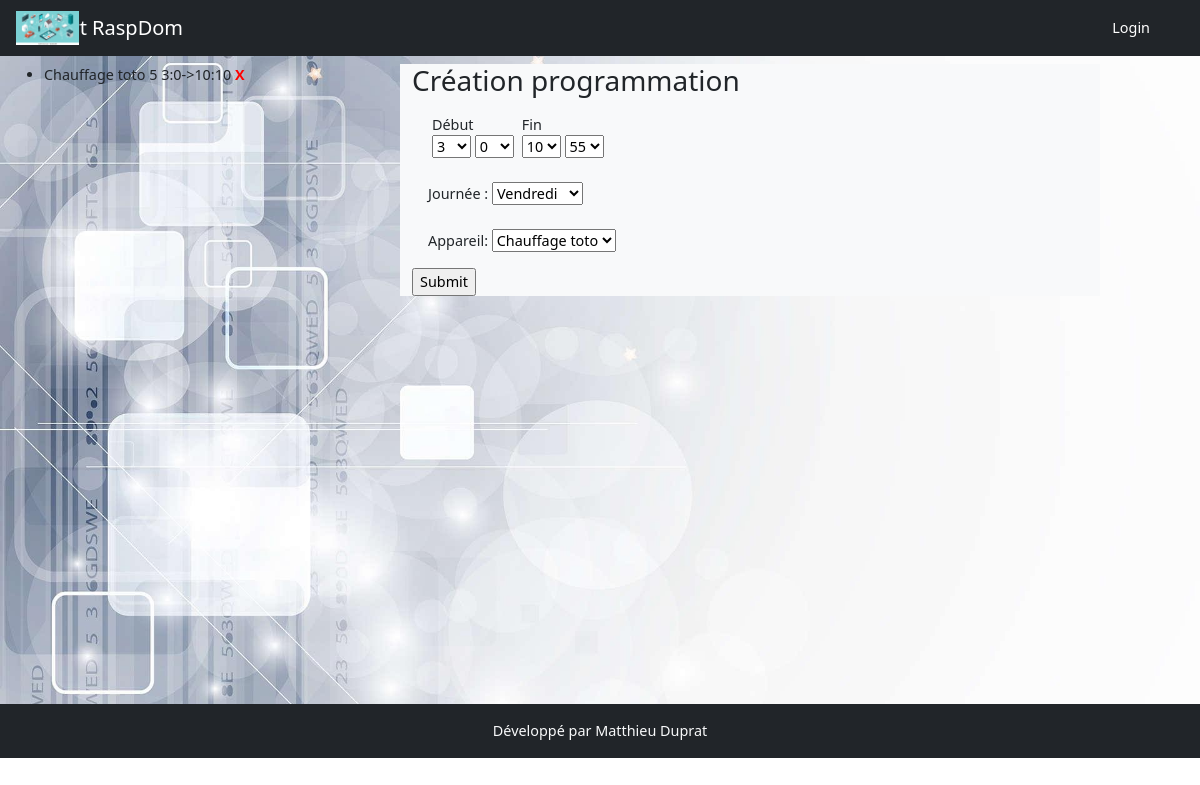
/programmation/edit/3, run on an earlier commit of the app's database.
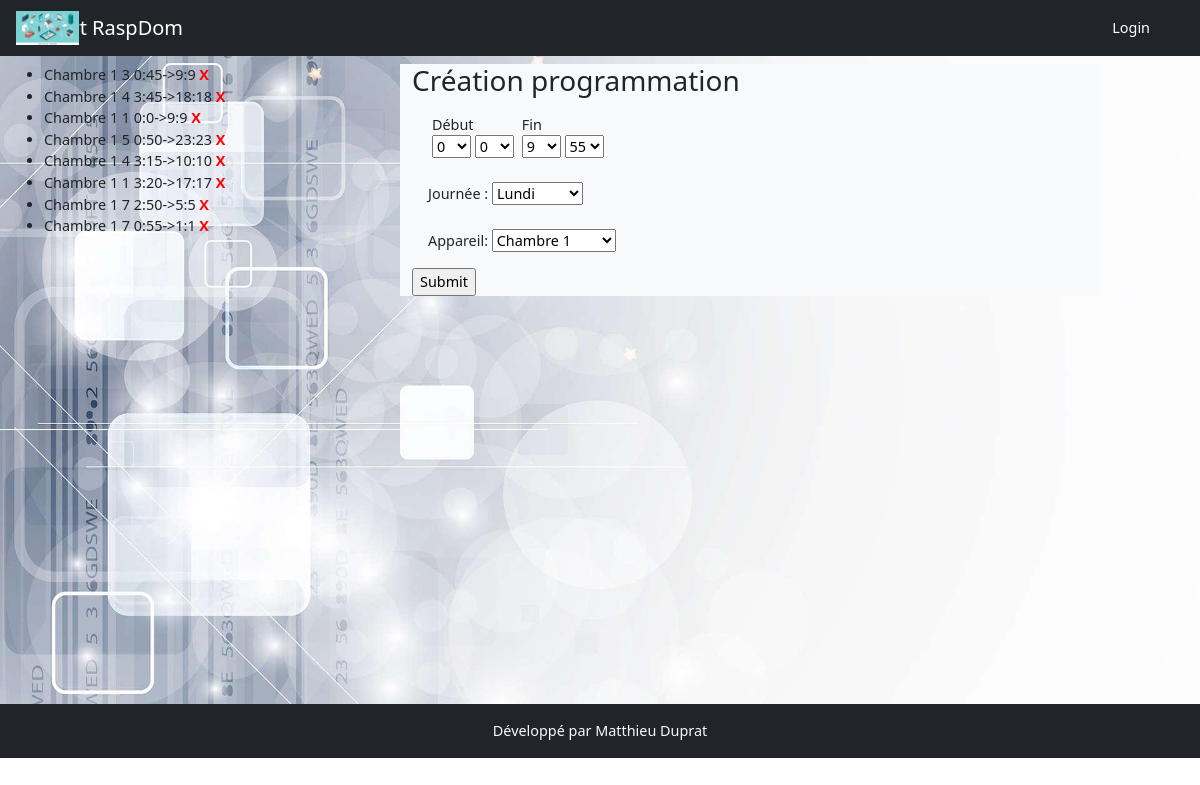
And on a later commit of the database.
### models.py (models this page shows, shortened)
class Programmation(db.Model):
    id = db.Column(db.Integer, primary_key=True)
    start = db.Column(db.Integer)
    start_min = db.Column(db.Integer)
    end = db.Column(db.Integer)
    end_min = db.Column(db.Integer)
    day = db.Column(db.Integer)
    appareil = db.Column(db.Integer, db.ForeignKey('appareil.id'), nullable=True)

class Appareil(db.Model):
    id = db.Column(db.Integer, primary_key=True)
    nom = db.Column(db.String(200))
    description = db.Column(db.String(200))
    categorieappareil = db.Column(db.String(200), nullable=True)
    sortie = db.Column(db.String(200), nullable=True)
    image = db.Column(db.String(200), nullable=True)
    gpios = db.relationship('Gpio', backref='appareil', lazy=True)
    order_gpio = db.Column(db.String(200))
    nbre_gpio = db.Column(db.Integer)
    programmations = db.relationship('Programmation', backref='appareil_programmation', lazy=True)
    mode_de_marche = db.relationship('ModeDeMarche', uselist=False,  backref='appareil_mode_de_marche', lazy=True)
    auto = db.relationship('Auto', uselist=False, backref='appareil_auto', lazy=True)
    sonde_id = db.Column(db.Integer, db.ForeignKey('sonde.id'))
    sonde = db.relationship('Sonde', uselist=False, backref='appareil_sonde', lazy=True)
    manuel = db.relationship('Manuel', uselist=False, backref='appareil_ordre', lazy=True)
    label = db.Column(db.String(250))

### app.py (the view)
@app.route('/programmation/edit/<int:programmation_id>', methods=['POST','GET'])
def edit_programmation(programmation_id):
    programmation = Programmation.query.get(programmation_id)
    programmationform = ProgrammationForm(obj=programmation, data=request.form)
    programmations = Programmation.query.filter_by(appareil=programmation.appareil_programmation.id).all()
    if programmationform.validate_on_submit():
        programmationform.populate_obj(programmation)
        db.session.add(programmation)
        db.session.commit()
        return redirect(url_for('liste_programmations'))
    programmationform.appareil.choices = [(data.id, data.nom) for data in Appareil.query.all()]
    return render_template('programmation/programmation.html', programmationform=programmationform, programmations=programmations)

### forms.py
class ProgrammationForm(FlaskForm):
    choices_day = [(1, 'Lundi'), (2, 'Mardi'), (3, 'Mercredi'), (4, 'Jeudi'), (5, 'Vendredi'), (6, 'Samedi'),
                   (7, 'Dimanche')]
    choices_min = [data for data in range(0,60,1)]
    choices_hours = [data for data in range(0,24)]
    start = SelectField(choices=choices_hours)
    start_min = SelectField(choices=choices_min)
    end = SelectField(choices=choices_hours)
    end_min = SelectField(choices=choices_min)
    day = SelectField(choices=choices_day)
    appareil = SelectField(validate_choice=False)

### templates/programmation/programmation.html (shortened to what this page needs)
{% extends 'base.html'%}
{% block content %}
<div class="row">
    <div class="col-md-3">
        <ul>
            {% for programmation in programmations if programmations %}
            <li>{{programmation.appareil_programmation.nom}} {{programmation.day}} {{programmation.start}}:{{programmation.start_min}}->{{programmation.end}}:{{programmation.end}} <span style="font-weight:bold;color:red;">X</span></li>
            {% endfor %}
        </ul>
    </div>
    <div class="col-md-7 mx-auto  bg-light">
        <h3>Création programmation</h3>
            <form action="" method="post">
                <div class="d-flex m-2 p-2">
                     <div class="d-flex flex-column mx-1">
                        <div>Début</div>
                        <div>{{programmationform.start}} {{programmationform.start_min}}</div>
                     </div>
                     <div class="d-flex flex-column mx-1">
                        <div>Fin</div>
                        <div>{{programmationform.end}} {{programmationform.end_min}}</div>
                    </div>
                </div>
                    <div class="m-2 p-2">
                        Journée : {{programmationform.day}}
                    </div>
                    <div class="m-2 p-2">
                        Appareil: {{programmationform.appareil}}
                    </div>
                <input type="submit">
            </form>
    </div>
</div>
{% endblock %}

What changed in the data, as far as the page shows it:
now on this page (row edited): Programmation: appareil_programmation.nom "Chambre 1", day "3", start "0", start_min "45", end "9"
now on this page (row edited): Programmation: appareil_programmation.nom "Chambre 1", day "4", start "3", start_min "45", end "18"
changed Programmation (number 3 of 8 on the later page): appareil_programmation.nom "Chauffage toto" → "Chambre 1"; day "5" → "1"; start "3" → "0"; end "10" → "9"
now on this page (row edited): Programmation: appareil_programmation.nom "Chambre 1", day "5", start "0", start_min "50", end "23"
now on this page (row edited): Programmation: appareil_programmation.nom "Chambre 1", day "4", start "3", start_min "15", end "10"
added Programmation: appareil_programmation.nom "Chambre 1", day "1", start "3", start_min "20", end "17"
added Programmation: appareil_programmation.nom "Chambre 1", day "7", start "2", start_min "50", end "5"
added Programmation: appareil_programmation.nom "Chambre 1", day "7", start "0", start_min "55", end "1"
Also different on the page:
form field start: "3" → "0"
form field end: "10" → "9"
form field day: "Vendredi" → "Lundi"
form field appareil: "Chauffage toto" → "Chambre 1"
